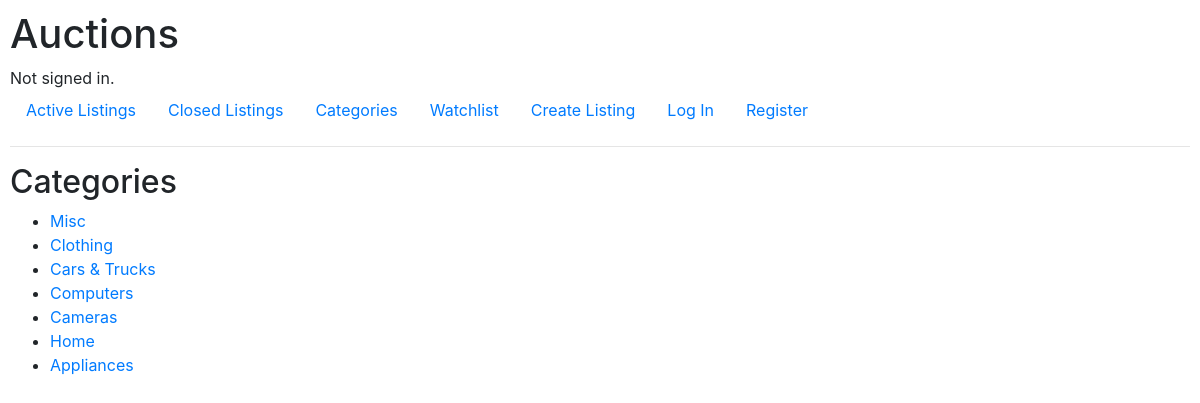
The page /categories on the database its author committed.
### auctions/models.py (models this page shows)
class Category(models.Model):
    title = models.CharField(max_length=64)

### auctions/views.py (the view)
# urls.py: path("categories", views.categories, name="categories"),
def categories(request):
    return render(request, "auctions/categories.html", {
        "categories": Category.objects.all()
    })

### auctions/templates/auctions/categories.html
{% extends "auctions/layout.html" %}
{% block body %}
<h2>Categories</h2>
    <ul>
        {% for category in categories %}
            <li><a href="{% url 'category' category.id %}"> {{ category.title }}</a></li>
        {% endfor %}
    </ul>
{% endblock %}

### auctions/static/auctions/styles.css (style rules this page uses)
body { padding: 10px; }

### rows shown on the page
Category: title "Misc"
Category: title "Clothing"
Category: title "Cars & Trucks"
Category: title "Computers"
Category: title "Cameras"
Category: title "Home"
Category: title "Appliances"
